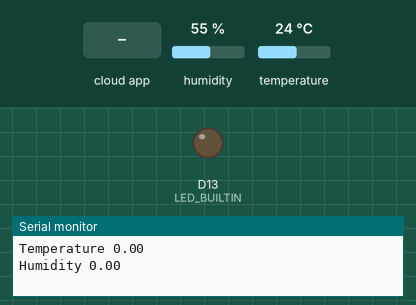
Simulated run of this sketch. Board: Arduino Nano 33 IoT. Parts: output pins drawn as LEDs (lit = HIGH), the last lines printed to the serial monitor. The test bench sets the inputs (shaded band); at power-on: humidity 55 %, temperature 24 °C. WiFi joins after 1.5 s; servers stay silent unless stated.

Above: at 4.2 s.
4.3 s: the phone or cloud app sets led to 1
At 6.6 s:
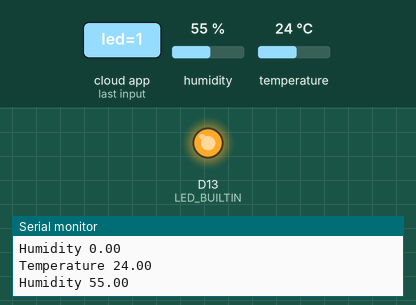
7.5 s: the phone or cloud app sets led to 0
At 10.3 s:
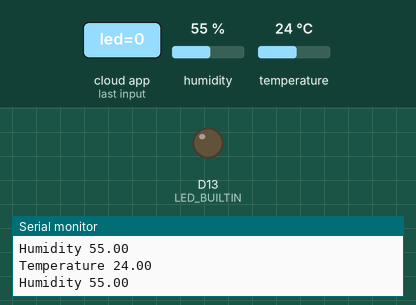
Timing chart, 0 to 11.8 s (numbered marks = the images above; inputs shaded):
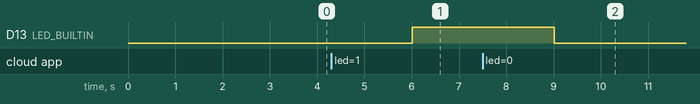

Measured:
- after the input at 4.3 s, D13 (LED_BUILTIN): LOW → HIGH after 1.7 s
- after the input at 7.5 s, D13 (LED_BUILTIN): HIGH → LOW after 1.5 s

The sketch:

Task_3.1P.ino
```cpp
#include "arduino_secrets.h"
/*
AUTHOR: Garima
Student ID: 2110994804
TASK: 3.1P
*/


// DHT sensor library - Version: Latest
#include <DHT.h>
#include <DHT_U.h>
#define DHTPIN 9
#define DHTTYPE DHT22
DHT dht(DHTPIN,DHTTYPE);

float temp;
float hum;

/*
  Sketch generated by the Arduino IoT Cloud Thing "Untitled"
  https://create.arduino.cc/cloud/things/f9a64532-30ac-4b78-85f8-50539cda09b5

  Arduino IoT Cloud Variables description

  The following variables are automatically generated and updated when changes are made to the Thing

  CloudTemperatureSensor temperature;
  CloudRelativeHumidity humidity;
  bool led;

  Variables which are marked as READ/WRITE in the Cloud Thing will also have functions
  which are called when their values are changed from the Dashboard.
  These functions are generated with the Thing and added at the end of this sketch.
*/

#include "thingProperties.h"

void setup() {
  // Initialize serial and wait for port to open:
  Serial.begin(9600);

  //Initializing DHT-22 sensor
  dht.begin();

  //Setting builtin led of arduino nano as an output pin
  pinMode(LED_BUILTIN,OUTPUT);

  // This delay gives the chance to wait for a Serial Monitor without blocking if none is found
  delay(1500);

  // Defined in thingProperties.h
  initProperties();

  // Connect to Arduino IoT Cloud
  ArduinoCloud.begin(ArduinoIoTPreferredConnection);

  setDebugMessageLevel(2);
  ArduinoCloud.printDebugInfo();
}

void loop() {
  ArduinoCloud.update();

  Serial.print("Temperature ");
  temp = dht.readTemperature();
  Serial.println(temperature);
  temperature = temp;


  Serial.print("Humidity ");
  hum = dht.readHumidity();
  Serial.println(humidity );
  humidity = hum;


  delay(3000);    //taking a delay of 30sec between each senso reading

}

/*
  Since LED is READ_WRITE variable, onLEDChange() is
  executed every time a new value is received from IoT Cloud.
*/
void onLedChange()  {
  // Add your code here to act upon LED change
  digitalWrite(LED_BUILTIN,led);
}
```

arduino_secrets.h
```cpp
#define SECRET_SSID ""
#define SECRET_PASS ""
```

thingProperties.h
```cpp
// Code generated by Arduino IoT Cloud, DO NOT EDIT.

#include <ArduinoIoTCloud.h>
#include <Arduino_ConnectionHandler.h>

const char SSID[]     = SECRET_SSID;    // Network SSID (name)
const char PASS[]     = SECRET_PASS;    // Network password (use for WPA, or use as key for WEP)

void onLedChange();

CloudTemperatureSensor temperature;
CloudRelativeHumidity humidity;
bool led;

void initProperties(){

  ArduinoCloud.addProperty(temperature, READ, ON_CHANGE, NULL);
  ArduinoCloud.addProperty(humidity, READWRITE, ON_CHANGE, NULL);
  ArduinoCloud.addProperty(led, READWRITE, ON_CHANGE, onLedChange);

}

WiFiConnectionHandler ArduinoIoTPreferredConnection(SSID, PASS);
```
